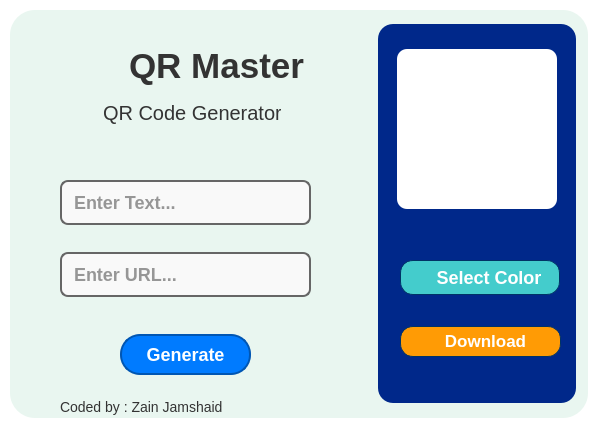
<?xml version="1.0" encoding="UTF-8"?>
<ui version="4.0">
 <class>main</class>
 <widget class="QWidget" name="main">
  <property name="geometry">
   <rect>
    <x>0</x>
    <y>0</y>
    <width>598</width>
    <height>428</height>
   </rect>
  </property>
  <property name="windowTitle">
   <string>main</string>
  </property>
  <property name="styleSheet">
   <string notr="true">background-color: white;
border-radius: 25px;</string>
  </property>
  <widget class="QLabel" name="label">
   <property name="geometry">
    <rect>
     <x>116</x>
     <y>40</y>
     <width>201</width>
     <height>51</height>
    </rect>
   </property>
   <property name="styleSheet">
    <string notr="true"> color: #333333; 
font-size: 35px; 
padding : 4px;
font-weight: bold; 
background-color: rgba(0, 0, 0, 0);</string>
   </property>
   <property name="text">
    <string>QR Master</string>
   </property>
  </widget>
  <widget class="QLabel" name="label_2">
   <property name="geometry">
    <rect>
     <x>94</x>
     <y>92</y>
     <width>191</width>
     <height>41</height>
    </rect>
   </property>
   <property name="styleSheet">
    <string notr="true"> color: #333333; 
font-size: 20px; 
padding : 4px;
font-weight: semi-bold; 
background-color: rgba(0, 0, 0, 0);</string>
   </property>
   <property name="text">
    <string>QR Code Generator</string>
   </property>
  </widget>
  <widget class="QLabel" name="label_3">
   <property name="geometry">
    <rect>
     <x>70</x>
     <y>43</y>
     <width>55</width>
     <height>51</height>
    </rect>
   </property>
   <property name="styleSheet">
    <string notr="true">background-color: rgba(255, 255, 255, 0);
border-radius: 0px;</string>
   </property>
   <property name="text">
    <string/>
   </property>
  </widget>
  <widget class="QLabel" name="responce">
   <property name="geometry">
    <rect>
     <x>397</x>
     <y>49</y>
     <width>160</width>
     <height>160</height>
    </rect>
   </property>
   <property name="styleSheet">
    <string notr="true">
border-radius: 10px;</string>
   </property>
   <property name="text">
    <string/>
   </property>
  </widget>
  <widget class="QLineEdit" name="input">
   <property name="geometry">
    <rect>
     <x>60</x>
     <y>180</y>
     <width>251</width>
     <height>45</height>
    </rect>
   </property>
   <property name="autoFillBackground">
    <bool>false</bool>
   </property>
   <property name="styleSheet">
    <string notr="true">QLineEdit {
    background-color: #f9f9f9;
    color: #333333;
    border: 2px solid #666666;
    padding: 10px;
    font-family: Arial, sans-serif;
    font-size: 18px;
    border-radius: 8px;
    font-weight: 600;
}

QLineEdit:hover {
    border-color: #444444;
    background-color: #f0f0f0;
}

QLineEdit:focus {
    border-color: #007bff;
    background-color: #ffffff;
    color: #000000;
}
</string>
   </property>
   <property name="placeholderText">
    <string>Enter Text...</string>
   </property>
  </widget>
  <widget class="QPushButton" name="pushButton">
   <property name="geometry">
    <rect>
     <x>120</x>
     <y>334</y>
     <width>131</width>
     <height>41</height>
    </rect>
   </property>
   <property name="cursor">
    <cursorShape>PointingHandCursor</cursorShape>
   </property>
   <property name="styleSheet">
    <string notr="true">QPushButton {
    border-radius: 20px;
    background-color: #007bff;;
    color: white;
    font: bold 18px;
    padding: 8px 12px;
    border: 2px solid #0056b3;
}

QPushButton:hover {
    background-color: #0056b3;
    border-color: #003366;
}

QPushButton:pressed {
    background-color: #003366;  
    border-color: #001a33;
}
</string>
   </property>
   <property name="text">
    <string>Generate</string>
   </property>
  </widget>
  <widget class="QPushButton" name="colorbutton">
   <property name="geometry">
    <rect>
     <x>400</x>
     <y>260</y>
     <width>160</width>
     <height>35</height>
    </rect>
   </property>
   <property name="cursor">
    <cursorShape>PointingHandCursor</cursorShape>
   </property>
   <property name="styleSheet">
    <string notr="true">QPushButton {
    border-radius: 13px;
    background-color: #44CCCC;
    color: white;
    font: bold 18px;
    padding-left: 28px;
    padding-right: 10px;
    padding-top: 5px;
    padding-bottom: 5px;
    border: 1px solid #003366;
}

QPushButton:hover {
    background-color: #3399FF;
}

QPushButton:checked {
    background-color: #3399FF;
    border-top-right-radius: 0px;
    border-bottom-right-radius: 0px;
}

QPushButton:pressed {
    background-color: #007BBB;
}

QPushButton#downloadButton {
    background-color: #007bff;
}

QPushButton#downloadButton:hover {
    background-color: #0056b3;
}

QPushButton#downloadButton:checked {
    background-color: #17a2b8;
}
</string>
   </property>
   <property name="text">
    <string>Select Color</string>
   </property>
  </widget>
  <widget class="QLabel" name="warning">
   <property name="geometry">
    <rect>
     <x>180</x>
     <y>450</y>
     <width>191</width>
     <height>20</height>
    </rect>
   </property>
   <property name="text">
    <string/>
   </property>
  </widget>
  <widget class="QLabel" name="label_4">
   <property name="geometry">
    <rect>
     <x>10</x>
     <y>10</y>
     <width>578</width>
     <height>408</height>
    </rect>
   </property>
   <property name="styleSheet">
    <string notr="true">background-color: rgb(233, 246, 240);
border-radius: 25px;</string>
   </property>
   <property name="text">
    <string/>
   </property>
  </widget>
  <widget class="QLabel" name="label_5">
   <property name="geometry">
    <rect>
     <x>378</x>
     <y>24</y>
     <width>198</width>
     <height>379</height>
    </rect>
   </property>
   <property name="styleSheet">
    <string notr="true">border-radius: 15px;
background-color: #00288A;</string>
   </property>
   <property name="text">
    <string/>
   </property>
  </widget>
  <widget class="QPushButton" name="pushButton_2">
   <property name="geometry">
    <rect>
     <x>400</x>
     <y>326</y>
     <width>161</width>
     <height>31</height>
    </rect>
   </property>
   <property name="cursor">
    <cursorShape>PointingHandCursor</cursorShape>
   </property>
   <property name="styleSheet">
    <string notr="true">QPushButton {
    border-radius: 13px;
    background-color: #FF9B05;
    color: white;
    font: bold 17px;
    padding-left: 20px;
    padding-right: 10px;
    padding-top: 5px;
    padding-bottom: 7px;
    border: 1px solid #003366;
}

QPushButton:hover {
    background-color: #FF8903; 
}

QPushButton:checked {
    background-color: #17a2b8;
    border-top-right-radius: 0px;
    border-bottom-right-radius: 0px;
}

QPushButton:pressed {
    background-color: #FF7D00; 
}

QPushButton#downloadButton {
    background-color: #007bff;
}

QPushButton#downloadButton:hover {
    background-color: #0056b3;
}

QPushButton#downloadButton:checked {
    background-color: #17a2b8;
}
</string>
   </property>
   <property name="text">
    <string>Download</string>
   </property>
  </widget>
  <widget class="QLabel" name="label_7">
   <property name="geometry">
    <rect>
     <x>414</x>
     <y>327</y>
     <width>30</width>
     <height>30</height>
    </rect>
   </property>
   <property name="styleSheet">
    <string notr="true">background-color: rgba(255, 255, 255, 0);
</string>
   </property>
   <property name="text">
    <string/>
   </property>
  </widget>
  <widget class="QLabel" name="label_8">
   <property name="geometry">
    <rect>
     <x>407</x>
     <y>263</y>
     <width>30</width>
     <height>30</height>
    </rect>
   </property>
   <property name="styleSheet">
    <string notr="true">background-color: rgba(255, 255, 255, 0);
</string>
   </property>
   <property name="text">
    <string/>
   </property>
  </widget>
  <widget class="QLineEdit" name="input_2">
   <property name="geometry">
    <rect>
     <x>60</x>
     <y>252</y>
     <width>251</width>
     <height>45</height>
    </rect>
   </property>
   <property name="styleSheet">
    <string notr="true">QLineEdit {
    background-color: #f9f9f9;
    color: #333333;
    border: 2px solid #666666;
    padding: 10px;
    font-family: Arial, sans-serif;
    font-size: 18px;
    border-radius: 8px;
    font-weight: 600;
}

QLineEdit:hover {
    border-color: #444444;
    background-color: #f0f0f0;
}

QLineEdit:focus {
    border-color: #007bff;
    background-color: #ffffff;
    color: #000000;
}
</string>
   </property>
   <property name="placeholderText">
    <string>Enter URL...</string>
   </property>
  </widget>
  <widget class="QLabel" name="Warning">
   <property name="geometry">
    <rect>
     <x>391</x>
     <y>220</y>
     <width>171</width>
     <height>21</height>
    </rect>
   </property>
   <property name="styleSheet">
    <string notr="true">background-color: rgba(255, 255, 255, 0);
</string>
   </property>
   <property name="text">
    <string/>
   </property>
  </widget>
  <widget class="QLabel" name="error">
   <property name="geometry">
    <rect>
     <x>148</x>
     <y>304</y>
     <width>131</width>
     <height>21</height>
    </rect>
   </property>
   <property name="styleSheet">
    <string notr="true">background-color: rgba(255, 255, 255, 0);
color: #FF6347;
font-family: Arial, sans-serif;
font-size: 14px;
font-weight: bold;
</string>
   </property>
   <property name="text">
    <string/>
   </property>
  </widget>
  <widget class="QLabel" name="download">
   <property name="geometry">
    <rect>
     <x>406</x>
     <y>366</y>
     <width>161</width>
     <height>21</height>
    </rect>
   </property>
   <property name="styleSheet">
    <string notr="true"> background-color: rgba(255, 255, 255, 0);
  color: #CCCCCC;
 </string>
   </property>
   <property name="text">
    <string/>
   </property>
  </widget>
  <widget class="QLabel" name="label_6">
   <property name="geometry">
    <rect>
     <x>60</x>
     <y>386</y>
     <width>191</width>
     <height>41</height>
    </rect>
   </property>
   <property name="styleSheet">
    <string notr="true"> color: #333333; 
font-size: 14px; 
background-color: rgba(0, 0, 0, 0);</string>
   </property>
   <property name="text">
    <string>Coded by : Zain Jamshaid</string>
   </property>
  </widget>
  <zorder>label_4</zorder>
  <zorder>label</zorder>
  <zorder>label_2</zorder>
  <zorder>label_3</zorder>
  <zorder>input</zorder>
  <zorder>pushButton</zorder>
  <zorder>warning</zorder>
  <zorder>label_5</zorder>
  <zorder>pushButton_2</zorder>
  <zorder>label_7</zorder>
  <zorder>responce</zorder>
  <zorder>colorbutton</zorder>
  <zorder>label_8</zorder>
  <zorder>input_2</zorder>
  <zorder>Warning</zorder>
  <zorder>error</zorder>
  <zorder>download</zorder>
  <zorder>label_6</zorder>
 </widget>
 <resources/>
 <connections/>
</ui>
